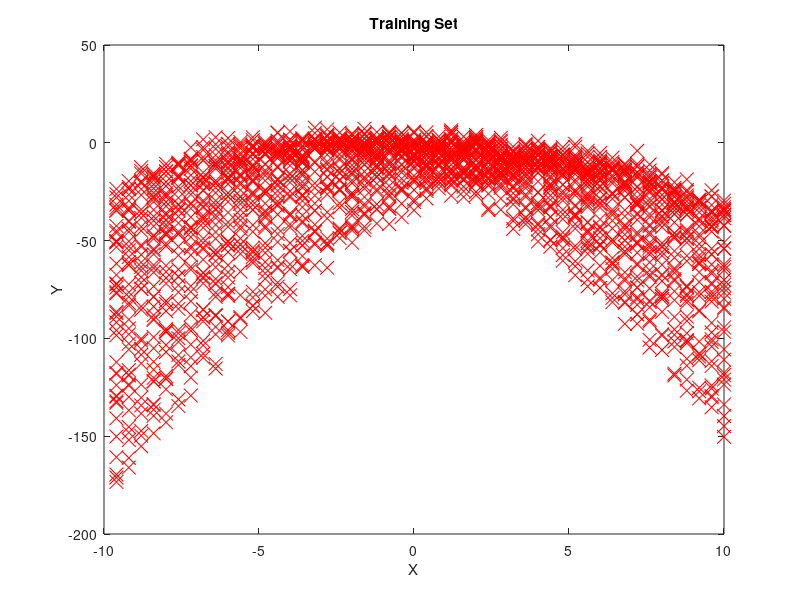

Write the MATLAB code that produced this figure. (Note: this script raises an error after producing the figure.)
clc
data = load('group1_train.txt');

X= data(:,1);
y= data(:,3);
m = length(y);
theta = zeros(2,1);
i=1500;
alpha =0.01;

%Plot
plot(X,y,'rx','MarkerSize', 10);
title('Training Set');
xlabel('X');
ylabel('Y');
J=ComputeCost(X,y,theta);

[theta,j_history]= Grad(X,y,theta,alpha,i);
hold on;
plot(X(:,2),X*theta,'-');
legend('training data','Linear regression');
hold off;